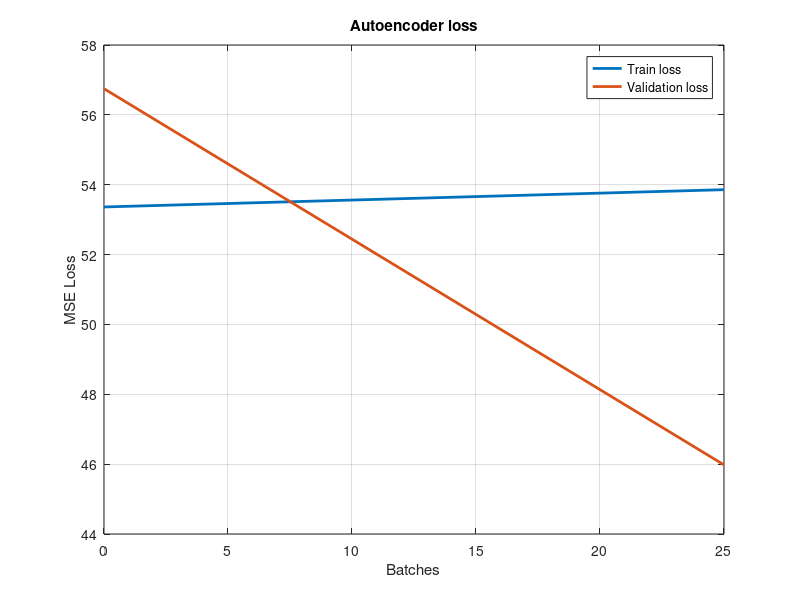

Here is the MATLAB script that generated this plot:
clc
close all
clear all

%% Byt .txt fil här -->
%fileID = fopen('loss_seg.txt','r');
%fileID = fopen('loss_color_seg.txt','r');
fileID = fopen('loss_autoencoder.txt','r');

%% Detta blir titeln på plot samt filnamnet på .eps filen
%title_of_plot = "Segmentation loss";
title_of_plot = "Autoencoder loss";
%title_of_plot = "Autoencoder using segmentation loss";

formatSpec = '%s'; % String
inputStr  = fscanf(fileID,formatSpec);
disp(" ")

% Regular expression to match float values (including decimals)
floatPattern = '\d+\.\d+';

% Extract all float values from the input string
matches = regexp(inputStr, floatPattern, 'match');

% Initialize even and odd vectors
train_loss = [];
val_loss = [];

% Separate even and odd occurrences
for i = 1:numel(matches)
    if mod(i, 2) == 0
        train_loss = [train_loss, str2double(matches{i})];
    else
        val_loss = [val_loss, str2double(matches{i})];
    end
end

print_every = 25;
batch_vector = 0:print_every:print_every*length(val_loss)-1;


figure(1)
hold on
grid on
box on
title(title_of_plot)
xlabel("Batches")
ylabel("MSE Loss")
set(gcf,'color','w');
plot(batch_vector,train_loss,'LineWidth',2)
plot(batch_vector, val_loss,'LineWidth',2)
legend("Train loss", "Validation loss")
saveas(gcf,title_of_plot,'epsc')